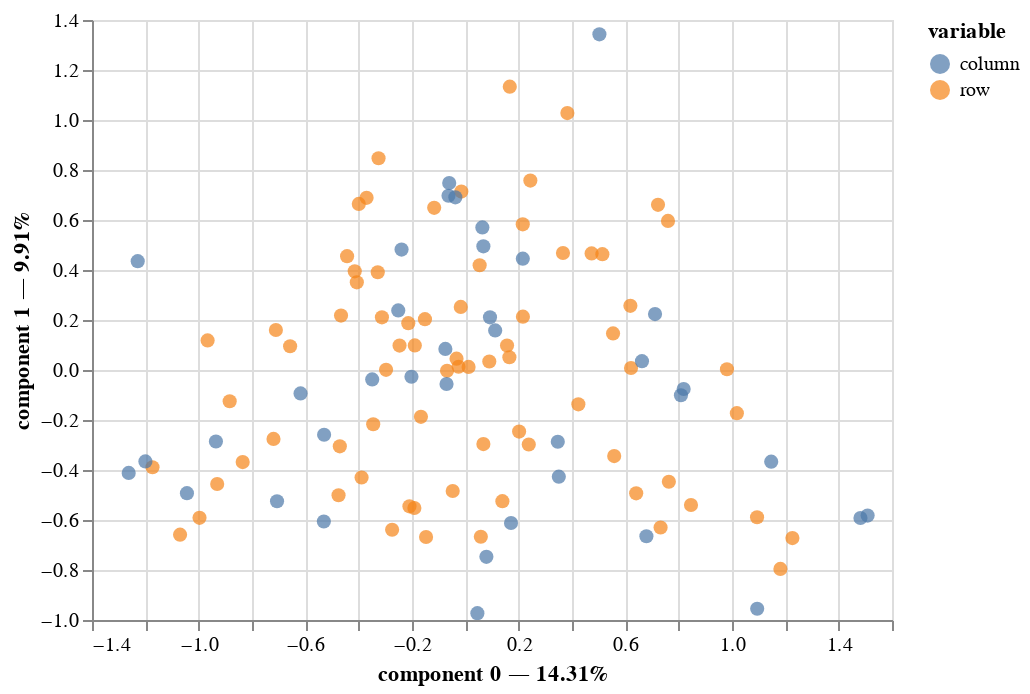

Notebook cell for this chart:
### Code cell
mca.plot(
    df2,
    x_component=0,
    y_component=1,
    show_column_markers=True,
    show_row_markers=True,
    show_column_labels=False,
    show_row_labels=False
)

### Figure 1 — Vega-Lite specification as saved in the notebook (floating-point values rounded to 4 significant figures)
{"config": {"view": {"continuousWidth": 400, "continuousHeight": 300}}, "layer": [{"data": {"name": "data-34d8edae7dfb577f52943629f30ab243"}, "mark": {"type": "circle", "size": 50}, "encoding": {"color": {"field": "variable", "type": "nominal"}, "tooltip": [{"field": "variable", "type": "nominal"}, {"field": "value", "type": "nominal"}, {"field": "component 0", "type": "quantitative"}, {"field": "component 1", "type": "quantitative"}], "x": {"axis": {"title": "component 0 — 14.31%"}, "field": "component 0", "scale": {"zero": false}, "type": "quantitative"}, "y": {"axis": {"title": "component 1 — 9.91%"}, "field": "component 1", "scale": {"zero": false}, "type": "quantitative"}}, "selection": {"selector003": {"type": "interval", "bind": "scales", "encodings": ["x", "y"]}}}, {"data": {"name": "data-a51915af464859033ca45ad8589dc1d2"}, "mark": {"type": "circle", "size": 50}, "encoding": {"color": {"field": "variable", "type": "nominal"}, "tooltip": [{"field": "variable", "type": "nominal"}, {"field": "value", "type": "nominal"}, {"field": "component 0", "type": "quantitative"}, {"field": "component 1", "type": "quantitative"}], "x": {"axis": {"title": "component 0 — 14.31%"}, "field": "component 0", "scale": {"zero": false}, "type": "quantitative"}, "y": {"axis": {"title": "component 1 — 9.91%"}, "field": "component 1", "scale": {"zero": false}, "type": "quantitative"}}}], "$schema": "https://vega.github.io/schema/vega-lite/v4.17.0.json", "datasets": {"data-34d8edae7dfb577f52943629f30ab243": [{"component 0": -0.1911, "component 1": -0.5521, "component 2": -0.5436, "component 3": -0.1768, "component 4": 0.6382, "component 5": -0.3095, "component 6": -0.1133, "variable": "row", "value": "0", "label": 0}, {"component 0": -0.6571, "component 1": 0.09502, "component 2": -0.1636, "component 3": 0.3901, "component 4": -0.03889, "component 5": -0.3866, "component 6": 0.5053, "variable": "row", "value": "1", "label": 1}, {"component 0": 0.7225, "component 1": 0.6607, "component 2": -0.1298, "component 3": 0.4843, "component 4": -0.4464, "component 5": -0.4379, "component 6": 0.5688, "variable": "row", "value": "2", "label": 2}, {"component 0": -0.4148, "component 1": 0.3947, "component 2": 1.104, "component 3": 0.6816, "component 4": -0.2596, "component 5": -0.2485, "component 6": -0.5405, "variable": "row", "value": "3", "label": 3}, {"component 0": -0.04734, "component 1": -0.4839, "component 2": -0.2318, "component 3": -0.7093, "component 4": 0.02239, "component 5": -0.2484, "component 6": -0.3995, "variable": "row", "value": "4", "label": 4}, {"component 0": 0.7599, "component 1": 0.5964, "component 2": 0.05617, "component 3": 0.6442, "component 4": -0.3722, "component 5": -0.3773, "component 6": 0.2691, "variable": "row", "value": "5", "label": 5}, {"component 0": 0.6407, "component 1": -0.4933, "component 2": 0.5863, "component 3": 0.09891, "component 4": -0.8184, "component 5": 0.1228, "component 6": -0.3703, "variable": "row", "value": "6", "label": 6}, {"component 0": 0.08985, "component 1": 0.03389, "component 2": 0.1035, "component 3": -0.4464, "component 4": 0.08913, "component 5": 0.2788, "component 6": 0.8407, "variable": "row", "value": "7", "label": 7}, {"component 0": 0.216, "component 1": 0.2133, "component 2": 0.3224, "component 3": 0.1112, "component 4": 0.1775, "component 5": 0.3381, "component 6": 0.7789, "variable": "row", "value": "8", "label": 8}, {"component 0": -0.2096, "component 1": -0.5453, "component 2": -0.465, "component 3": -0.1771, "component 4": -0.155, "component 5": 0.1913, "component 6": -0.1061, "variable": "row", "value": "9", "label": 9}, {"component 0": 0.554, "component 1": 0.1463, "component 2": 0.5386, "component 3": 0.1584, "component 4": 0.1979, "component 5": -0.4229, "component 6": -0.004974, "variable": "row", "value": "10", "label": 10}, {"component 0": 0.2438, "component 1": 0.7578, "component 2": -0.4085, "component 3": 0.4333, "component 4": 0.06931, "component 5": 0.06095, "component 6": -0.1728, "variable": "row", "value": "11", "label": 11}, {"component 0": 0.619, "component 1": 0.2567, "component 2": 0.2129, "component 3": -0.1907, "component 4": -0.2554, "component 5": -0.3857, "component 6": 0.2051, "variable": "row", "value": "12", "label": 12}, {"component 0": 0.2379, "component 1": -0.2979, "component 2": -0.3047, "component 3": 0.4347, "component 4": -0.2865, "component 5": 0.1654, "component 6": -0.266, "variable": "row", "value": "13", "label": 13}, {"component 0": -0.1473, "component 1": -0.668, "component 2": -0.4936, "component 3": -0.05376, "component 4": -0.3783, "component 5": 0.3755, "component 6": -0.2498, "variable": "row", "value": "14", "label": 14}, {"component 0": -0.9968, "component 1": -0.5914, "component 2": 0.3647, "component 3": 0.4287, "component 4": -0.1585, "component 5": -0.01506, "component 6": 0.1499, "variable": "row", "value": "15", "label": 15}, {"component 0": 0.01212, "component 1": 0.01234, "component 2": -0.516, "component 3": -0.4497, "component 4": -0.14, "component 5": 0.1545, "component 6": 0.4493, "variable": "row", "value": "16", "label": 16}, {"component 0": 0.7322, "component 1": -0.6302, "component 2": 0.01838, "component 3": -0.1981, "component 4": 0.568, "component 5": -0.7007, "component 6": -0.15, "variable": "row", "value": "17", "label": 17}, {"component 0": 0.2016, "component 1": -0.2464, "component 2": -0.3556, "component 3": 0.6584, "component 4": -0.2647, "component 5": 0.4799, "component 6": -0.1769, "variable": "row", "value": "18", "label": 18}, {"component 0": -1.173, "component 1": -0.389, "component 2": 0.6111, "component 3": 0.5307, "component 4": 0.3567, "component 5": -0.2594, "component 6": -0.2165, "variable": "row", "value": "19", "label": 19}, {"component 0": 0.4736, "component 1": 0.4662, "component 2": -0.2423, "component 3": 0.3342, "component 4": 0.04467, "component 5": 0.09003, "component 6": -0.05107, "variable": "row", "value": "20", "label": 20}, {"component 0": -0.2468, "component 1": 0.09757, "component 2": 0.03121, "component 3": 0.3509, "component 4": -0.5375, "component 5": -0.4797, "component 6": -0.6043, "variable": "row", "value": "21", "label": 21}, {"component 0": 0.9811, "component 1": 0.003045, "component 2": 0.2639, "component 3": 0.05196, "component 4": 1.274, "component 5": -0.3728, "component 6": -0.1628, "variable": "row", "value": "22", "label": 22}, {"component 0": -0.3703, "component 1": 0.6886, "component 2": -0.6787, "component 3": 0.08714, "component 4": 0.121, "component 5": 0.07909, "component 6": -0.03514, "variable": "row", "value": "23", "label": 23}, {"component 0": 1.018, "component 1": -0.1726, "component 2": -0.3038, "component 3": 0.1399, "component 4": -0.1773, "component 5": 0.04735, "component 6": 0.3654, "variable": "row", "value": "24", "label": 24}, {"component 0": -0.02542, "component 1": 0.01285, "component 2": -0.199, "component 3": -0.5386, "component 4": -0.09332, "component 5": -0.1126, "component 6": -0.4406, "variable": "row", "value": "25", "label": 25}, {"component 0": -0.3128, "component 1": 0.2105, "component 2": -0.7787, "component 3": 0.4656, "component 4": -0.2217, "component 5": -0.2549, "component 6": 0.4164, "variable": "row", "value": "26", "label": 26}, {"component 0": -0.03302, "component 1": 0.04531, "component 2": -0.2813, "component 3": 0.06639, "component 4": 0.4931, "component 5": 0.4062, "component 6": 0.1018, "variable": "row", "value": "27", "label": 27}, {"component 0": -0.2746, "component 1": -0.6389, "component 2": -0.2339, "component 3": -0.5597, "component 4": -0.6665, "component 5": 0.1597, "component 6": -0.1968, "variable": "row", "value": "28", "label": 28}, {"component 0": 0.8462, "component 1": -0.5402, "component 2": -0.4772, "component 3": 0.5922, "component 4": 0.2463, "component 5": 0.4235, "component 6": -0.5243, "variable": "row", "value": "29", "label": 29}, {"component 0": -0.2973, "component 1": 0.0005964, "component 2": -0.1793, "component 3": -0.367, "component 4": -0.0367, "component 5": -0.5699, "component 6": 0.4949, "variable": "row", "value": "30", "label": 30}, {"component 0": 0.05367, "component 1": 0.4191, "component 2": 0.4086, "component 3": -0.3286, "component 4": -0.3389, "component 5": 0.2704, "component 6": -0.4258, "variable": "row", "value": "31", "label": 31}, {"component 0": -0.06863, "component 1": -0.003247, "component 2": -0.6201, "component 3": 0.2895, "component 4": -0.5626, "component 5": -0.1009, "component 6": -0.09928, "variable": "row", "value": "32", "label": 32}, {"component 0": -1.07, "component 1": -0.6586, "component 2": -0.0708, "component 3": 0.3699, "component 4": 0.1403, "component 5": -0.5123, "component 6": 0.3037, "variable": "row", "value": "33", "label": 33}, {"component 0": 0.1667, "component 1": 1.133, "component 2": -0.3259, "component 3": -0.09359, "component 4": -0.219, "component 5": -0.08727, "component 6": -0.403, "variable": "row", "value": "34", "label": 34}, {"component 0": -0.01499, "component 1": 0.7135, "component 2": 0.08711, "component 3": -0.2315, "component 4": 0.1027, "component 5": -0.1036, "component 6": -0.434, "variable": "row", "value": "35", "label": 35}, {"component 0": -0.1894, "component 1": 0.09822, "component 2": 0.3537, "component 3": -0.3941, "component 4": -0.1193, "component 5": 0.4055, "component 6": 0.1812, "variable": "row", "value": "36", "label": 36}, {"component 0": -0.8837, "component 1": -0.1252, "component 2": 0.2533, "component 3": -0.2445, "component 4": -0.02972, "component 5": -0.5694, "component 6": 0.0706, "variable": "row", "value": "37", "label": 37}, {"component 0": -0.7194, "component 1": -0.2758, "component 2": -0.6528, "component 3": 0.5832, "component 4": 0.109, "component 5": 0.1261, "component 6": 0.02906, "variable": "row", "value": "38", "label": 38}, {"component 0": 0.5583, "component 1": -0.3443, "component 2": -0.0501, "component 3": -0.2174, "component 4": -0.2622, "component 5": 0.5573, "component 6": 0.04651, "variable": "row", "value": "39", "label": 39}, {"component 0": 0.5139, "component 1": 0.4633, "component 2": -0.1135, "component 3": 0.3195, "component 4": -0.3644, "component 5": 0.24, "component 6": 0.2279, "variable": "row", "value": "40", "label": 40}, {"component 0": 0.3662, "component 1": 0.468, "component 2": -0.211, "component 3": -0.3271, "component 4": 0.2434, "component 5": 0.5656, "component 6": -0.03076, "variable": "row", "value": "41", "label": 41}, {"component 0": -0.9664, "component 1": 0.1182, "component 2": 0.7974, "component 3": 0.8636, "component 4": 0.2947, "component 5": 0.3822, "component 6": 0.2343, "variable": "row", "value": "42", "label": 42}, {"component 0": -0.01716, "component 1": 0.2522, "component 2": 0.4542, "component 3": -0.2722, "component 4": 0.01754, "component 5": -0.2488, "component 6": -0.4752, "variable": "row", "value": "43", "label": 43}, {"component 0": 1.181, "component 1": -0.7956, "component 2": 0.2723, "component 3": 0.145, "component 4": 0.131, "component 5": 0.174, "component 6": -0.1708, "variable": "row", "value": "44", "label": 44}, {"component 0": 0.7632, "component 1": -0.447, "component 2": 0.3309, "component 3": -0.2586, "component 4": -0.4297, "component 5": 0.1734, "component 6": 0.04112, "variable": "row", "value": "45", "label": 45}, {"component 0": -0.1514, "component 1": 0.2034, "component 2": 0.04837, "component 3": -0.4608, "component 4": -0.0282, "component 5": -0.234, "component 6": 0.508, "variable": "row", "value": "46", "label": 46}, {"component 0": -0.3255, "component 1": 0.847, "component 2": -0.1693, "component 3": -0.1455, "component 4": 0.2611, "component 5": -0.05566, "component 6": -0.1372, "variable": "row", "value": "47", "label": 47}, {"component 0": 0.6213, "component 1": 0.008023, "component 2": 0.3628, "component 3": -0.2772, "component 4": -0.7617, "component 5": -0.4639, "component 6": 0.4992, "variable": "row", "value": "48", "label": 48}, {"component 0": -0.4662, "component 1": 0.2175, "component 2": 0.8184, "component 3": 0.2169, "component 4": 0.5532, "component 5": 0.8113, "component 6": 0.1362, "variable": "row", "value": "49", "label": 49}, {"component 0": 1.094, "component 1": -0.5892, "component 2": 0.3296, "component 3": 0.2117, "component 4": 0.5007, "component 5": -0.6339, "component 6": 0.5269, "variable": "row", "value": "50", "label": 50}, {"component 0": 0.3826, "component 1": 1.028, "component 2": 0.07605, "component 3": 0.3144, "component 4": -0.001115, "component 5": -0.2623, "component 6": -0.2684, "variable": "row", "value": "51", "label": 51}, {"component 0": 0.1564, "component 1": 0.0978, "component 2": 0.2677, "component 3": -0.3231, "component 4": 0.05895, "component 5": 0.1077, "component 6": 0.9995, "variable": "row", "value": "52", "label": 52}, {"component 0": 0.4238, "component 1": -0.1373, "component 2": -0.109, "component 3": -0.3629, "component 4": 0.5798, "component 5": 0.05283, "component 6": -0.7397, "variable": "row", "value": "53", "label": 53}, {"component 0": -0.9306, "component 1": -0.4559, "component 2": 0.1167, "component 3": -0.2226, "component 4": -0.365, "component 5": -0.5756, "component 6": 0.1194, "variable": "row", "value": "54", "label": 54}, {"component 0": -0.8349, "component 1": -0.3684, "component 2": -0.7079, "component 3": 0.2719, "component 4": 0.2545, "component 5": -0.206, "component 6": -0.0364, "variable": "row", "value": "55", "label": 55}, {"component 0": -0.2139, "component 1": 0.1874, "component 2": -0.2749, "component 3": -0.375, "component 4": 0.04929, "component 5": 0.3462, "component 6": 0.0461, "variable": "row", "value": "56", "label": 56}, {"component 0": -0.1168, "component 1": 0.6486, "component 2": -0.132, "component 3": -0.3339, "component 4": 0.0307, "component 5": 0.1655, "component 6": -0.3322, "variable": "row", "value": "57", "label": 57}, {"component 0": 0.2153, "component 1": 0.5827, "component 2": 0.1207, "component 3": -0.348, "component 4": 0.072, "component 5": -0.01232, "component 6": -0.09622, "variable": "row", "value": "58", "label": 58}, {"component 0": -0.4434, "component 1": 0.4554, "component 2": -0.05191, "component 3": -0.6814, "component 4": 0.1966, "component 5": -0.228, "component 6": -0.218, "variable": "row", "value": "59", "label": 59}, {"component 0": 0.1652, "component 1": 0.05108, "component 2": -0.02113, "component 3": -0.3413, "component 4": 0.5404, "component 5": -0.1979, "component 6": -0.4462, "variable": "row", "value": "60", "label": 60}, {"component 0": 0.05812, "component 1": -0.6668, "component 2": 0.7624, "component 3": 0.04855, "component 4": -0.6836, "component 5": 0.009733, "component 6": -0.4128, "variable": "row", "value": "61", "label": 61}, {"component 0": -0.1665, "component 1": -0.1873, "component 2": -0.2443, "component 3": 0.4328, "component 4": -0.1913, "component 5": 0.2073, "component 6": -0.2018, "variable": "row", "value": "62", "label": 62}, {"component 0": -0.3995, "component 1": 0.6644, "component 2": 0.6419, "component 3": -0.07557, "component 4": 0.1171, "component 5": 0.5915, "component 6": 0.1058, "variable": "row", "value": "63", "label": 63}, {"component 0": -0.7104, "component 1": 0.1601, "component 2": 0.2553, "component 3": -0.1124, "component 4": 0.2433, "component 5": -0.5281, "component 6": -0.3263, "variable": "row", "value": "64", "label": 64}, {"component 0": -0.3455, "component 1": -0.2168, "component 2": 0.2748, "component 3": 0.04109, "component 4": 0.18, "component 5": 0.8528, "component 6": 0.2471, "variable": "row", "value": "65", "label": 65}, {"component 0": -0.4707, "component 1": -0.3053, "component 2": 0.05995, "component 3": -0.2214, "component 4": 0.2324, "component 5": 0.2131, "component 6": 0.2874, "variable": "row", "value": "66", "label": 66}, {"component 0": -0.3284, "component 1": 0.3909, "component 2": -0.2865, "component 3": -0.2962, "component 4": -0.06743, "component 5": -0.2536, "component 6": -0.02583, "variable": "row", "value": "67", "label": 67}, {"component 0": -0.4069, "component 1": 0.3506, "component 2": -0.1861, "component 3": 0.04742, "component 4": 0.03639, "component 5": 0.7057, "component 6": 0.007489, "variable": "row", "value": "68", "label": 68}, {"component 0": -0.4755, "component 1": -0.5009, "component 2": 0.345, "component 3": -0.8192, "component 4": -0.3944, "component 5": 0.3353, "component 6": -0.2119, "variable": "row", "value": "69", "label": 69}, {"component 0": 0.139, "component 1": -0.5246, "component 2": 0.05281, "component 3": -0.2571, "component 4": 0.678, "component 5": 0.2012, "component 6": 0.2412, "variable": "row", "value": "70", "label": 70}, {"component 0": 0.06768, "component 1": -0.2963, "component 2": -0.1829, "component 3": -0.3849, "component 4": -0.1975, "component 5": -0.087, "component 6": 0.4673, "variable": "row", "value": "71", "label": 71}, {"component 0": 1.227, "component 1": -0.6723, "component 2": 0.04943, "component 3": 0.4052, "component 4": 0.2524, "component 5": 0.05052, "component 6": -0.1364, "variable": "row", "value": "72", "label": 72}, {"component 0": -0.3891, "component 1": -0.4302, "component 2": -0.3562, "component 3": 0.57, "component 4": 0.1501, "component 5": 0.02431, "component 6": -0.06159, "variable": "row", "value": "73", "label": 73}], "data-a51915af464859033ca45ad8589dc1d2": [{"component 0": 0.3467, "component 1": -0.287, "component 2": -0.4673, "component 3": 0.8751, "component 4": -0.3947, "component 5": 0.2616, "component 6": -0.3056, "variable": "column", "value": "ESTRATO_I", "label": "ESTRATO_I"}, {"component 0": 0.06766, "component 1": 0.4947, "component 2": -0.2932, "component 3": -0.4306, "component 4": 0.64, "component 5": -0.2669, "component 6": -0.5071, "variable": "column", "value": "ESTRATO_II", "label": "ESTRATO_II"}, {"component 0": -0.07049, "component 1": -0.05612, "component 2": -0.06941, "component 3": -0.2522, "component 4": -0.2403, "component 5": -0.4712, "component 6": 1.285, "variable": "column", "value": "ESTRATO_III", "label": "ESTRATO_III"}, {"component 0": 0.04514, "component 1": -0.9725, "component 2": 0.5811, "component 3": -0.3211, "component 4": -0.9247, "component 5": 0.7909, "component 6": -0.4514, "variable": "column", "value": "ESTRATO_IV", "label": "ESTRATO_IV"}, {"component 0": -1.229, "component 1": 0.4355, "component 2": 2.014, "component 3": 1.164, "component 4": 0.5705, "component 5": 0.7176, "component 6": -0.17, "variable": "column", "value": "ESTRATO_V", "label": "ESTRATO_V"}, {"component 0": -0.7061, "component 1": -0.5252, "component 2": -0.6363, "component 3": 0.4775, "component 4": -0.176, "component 5": 0.129, "component 6": 0.02749, "variable": "column", "value": " A: Facilidad para aprender cosas nuevas_ALTO", "label": " A: Facilidad para aprender cosas nuevas_ALTO"}, {"component 0": 0.8187, "component 1": -0.07608, "component 2": 0.007791, "component 3": -0.1788, "component 4": 0.1861, "component 5": -0.1295, "component 6": 0.7299, "variable": "column", "value": " A: Facilidad para aprender cosas nuevas_BAJO", "label": " A: Facilidad para aprender cosas nuevas_BAJO"}, {"component 0": -0.2392, "component 1": 0.4817, "component 2": 0.4874, "component 3": -0.1992, "component 4": -0.04238, "component 5": 0.02436, "component 6": -0.7243, "variable": "column", "value": " A: Facilidad para aprender cosas nuevas_MEDIO", "label": " A: Facilidad para aprender cosas nuevas_MEDIO"}, {"component 0": -1.262, "component 1": -0.4115, "component 2": -0.03143, "component 3": 1.061, "component 4": 0.3442, "component 5": -0.5085, "component 6": 0.08274, "variable": "column", "value": "B: Memoria y atenciÃ³n_ALTO", "label": "B: Memoria y atenciÃ³n_ALTO"}, {"component 0": 0.8086, "component 1": -0.1008, "component 2": 0.2872, "component 3": 0.272, "component 4": 0.1673, "component 5": 0.0639, "component 6": 0.1956, "variable": "column", "value": "B: Memoria y atenciÃ³n_BAJO", "label": "B: Memoria y atenciÃ³n_BAJO"}, {"component 0": -0.2515, "component 1": 0.2382, "component 2": -0.241, "component 3": -0.6248, "component 4": -0.2722, "component 5": 0.1287, "component 6": -0.202, "variable": "column", "value": "B: Memoria y atenciÃ³n_MEDIO", "label": "B: Memoria y atenciÃ³n_MEDIO"}, {"component 0": -0.9353, "component 1": -0.2859, "component 2": 0.07787, "component 3": 0.5152, "component 4": 0.2731, "component 5": 0.2641, "component 6": 0.1741, "variable": "column", "value": "C: Relacionar tu experiencias con lo que aprendes_ALTO", "label": "C: Relacionar tu experiencias con lo que aprendes_ALTO"}, {"component 0": 0.6624, "component 1": 0.03533, "component 2": 0.02268, "component 3": 0.596, "component 4": -0.08206, "component 5": -0.2199, "component 6": -0.1479, "variable": "column", "value": "C: Relacionar tu experiencias con lo que aprendes_BAJO", "label": "C: Relacionar tu experiencias con lo que aprendes_BAJO"}, {"component 0": 0.112, "component 1": 0.1582, "component 2": -0.06707, "component 3": -0.7746, "component 4": -0.1153, "component 5": -0.007239, "component 6": -0.00264, "variable": "column", "value": "C: Relacionar tu experiencias con lo que aprendes_MEDIO", "label": "C: Relacionar tu experiencias con lo que aprendes_MEDIO"}, {"component 0": -0.5307, "component 1": -0.6062, "component 2": -0.3753, "component 3": -0.1134, "component 4": -0.09458, "component 5": -0.3919, "component 6": -0.1656, "variable": "column", "value": "D: Autoestima_ALTO", "label": "D: Autoestima_ALTO"}, {"component 0": 1.147, "component 1": -0.3666, "component 2": 0.6181, "component 3": 0.2009, "component 4": -0.5083, "component 5": -0.3648, "component 6": 0.5353, "variable": "column", "value": "D: Autoestima_BAJO", "label": "D: Autoestima_BAJO"}, {"component 0": -0.03749, "component 1": 0.6908, "component 2": 0.05797, "component 3": 0.0113, "component 4": 0.3051, "component 5": 0.5025, "component 6": -0.08932, "variable": "column", "value": "D: Autoestima_MEDIO", "label": "D: Autoestima_MEDIO"}, {"component 0": -0.6179, "component 1": -0.09368, "component 2": -0.202, "component 3": -0.1305, "component 4": 0.1094, "component 5": 0.1402, "component 6": 0.3003, "variable": "column", "value": "E: Actitud hacia el Aprendizaje_ALTO", "label": "E: Actitud hacia el Aprendizaje_ALTO"}, {"component 0": 1.509, "component 1": -0.5823, "component 2": 0.7656, "component 3": 0.1324, "component 4": 1.77, "component 5": -1.505, "component 6": 0.1463, "variable": "column", "value": "E: Actitud hacia el Aprendizaje_BAJO", "label": "E: Actitud hacia el Aprendizaje_BAJO"}, {"component 0": 0.7114, "component 1": 0.2237, "component 2": 0.1937, "component 3": 0.1768, "component 4": -0.4169, "component 5": 0.004698, "component 6": -0.4714, "variable": "column", "value": "E: Actitud hacia el Aprendizaje_MEDIO", "label": "E: Actitud hacia el Aprendizaje_MEDIO"}, {"component 0": -0.3493, "component 1": -0.03778, "component 2": 0.1443, "component 3": -0.08921, "component 4": -0.1897, "component 5": 0.1286, "component 6": 0.0662, "variable": "column", "value": "F: Ambiente Familiar para estudiar_ALTO", "label": "F: Ambiente Familiar para estudiar_ALTO"}, {"component 0": 1.094, "component 1": -0.9552, "component 2": -0.02434, "component 3": -0.1918, "component 4": 1.138, "component 5": -0.3192, "component 6": -0.4802, "variable": "column", "value": "F: Ambiente Familiar para estudiar_BAJO", "label": "F: Ambiente Familiar para estudiar_BAJO"}, {"component 0": 0.5028, "component 1": 1.343, "component 2": -0.721, "component 3": 0.694, "component 4": -0.3799, "component 5": -0.2855, "component 6": 0.2319, "variable": "column", "value": "F: Ambiente Familiar para estudiar_MEDIO", "label": "F: Ambiente Familiar para estudiar_MEDIO"}, {"component 0": -0.2021, "component 1": -0.02683, "component 2": 0.6345, "component 3": -0.2088, "component 4": 0.1582, "component 5": 1.108, "component 6": 0.7101, "variable": "column", "value": "G: Ansiedad acadÃ©mica_ALTO", "label": "G: Ansiedad acadÃ©mica_ALTO"}, {"component 0": 0.1713, "component 1": -0.6119, "component 2": -0.4784, "component 3": 0.2807, "component 4": 0.07555, "component 5": 0.03763, "component 6": -0.2343, "variable": "column", "value": "G: Ansiedad acadÃ©mica_BAJO", "label": "G: Ansiedad acadÃ©mica_BAJO"}, {"component 0": -0.06312, "component 1": 0.6968, "component 2": 0.1321, "component 3": -0.1805, "component 4": -0.1835, "component 5": -0.7396, "component 6": -0.1867, "variable": "column", "value": "G: Ansiedad acadÃ©mica_MEDIO", "label": "G: Ansiedad acadÃ©mica_MEDIO"}, {"component 0": -1.2, "component 1": -0.3656, "component 2": 1.086, "component 3": 0.5714, "component 4": -0.2432, "component 5": -0.7723, "component 6": -0.4367, "variable": "column", "value": "H: Recursos Educativos_ALTO", "label": "H: Recursos Educativos_ALTO"}, {"component 0": 0.3505, "component 1": -0.4268, "component 2": 0.02805, "component 3": -0.1066, "component 4": 0.226, "component 5": 0.3976, "component 6": -0.07415, "variable": "column", "value": "H: Recursos Educativos_BAJO", "label": "H: Recursos Educativos_BAJO"}, {"component 0": 0.06388, "component 1": 0.5702, "component 2": -0.4143, "component 3": -0.09272, "component 4": -0.147, "component 5": -0.1363, "component 6": 0.2315, "variable": "column", "value": "H: Recursos Educativos_MEDIO", "label": "H: Recursos Educativos_MEDIO"}, {"component 0": -0.5296, "component 1": -0.2591, "component 2": -0.1127, "component 3": -0.4062, "component 4": 0.2343, "component 5": 0.03155, "component 6": -0.008014, "variable": "column", "value": "I: Mentalidad para superar adversidades_ALTO", "label": "I: Mentalidad para superar adversidades_ALTO"}, {"component 0": 1.482, "component 1": -0.5918, "component 2": -0.1755, "component 3": 0.1401, "component 4": 0.7892, "component 5": 0.5204, "component 6": -0.4745, "variable": "column", "value": "I: Mentalidad para superar adversidades_BAJO", "label": "I: Mentalidad para superar adversidades_BAJO"}, {"component 0": 0.2155, "component 1": 0.4453, "component 2": 0.1725, "component 3": 0.4224, "component 4": -0.4681, "component 5": -0.1699, "component 6": 0.1315, "variable": "column", "value": "I: Mentalidad para superar adversidades_MEDIO", "label": "I: Mentalidad para superar adversidades_MEDIO"}, {"component 0": -1.044, "component 1": -0.4928, "component 2": -0.05968, "component 3": -0.1781, "component 4": 0.1731, "component 5": -0.6556, "component 6": 0.01692, "variable": "column", "value": "K: Regularidad en el estudio_ALTO", "label": "K: Regularidad en el estudio_ALTO"}, {"component 0": 0.679, "component 1": -0.6648, "component 2": -0.1035, "component 3": -0.1658, "component 4": -0.4253, "component 5": 0.09161, "component 6": -0.03182, "variable": "column", "value": "K: Regularidad en el estudio_BAJO", "label": "K: Regularidad en el estudio_BAJO"}, {"component 0": -0.06043, "component 1": 0.7478, "component 2": 0.1087, "component 3": 0.2116, "component 4": 0.2564, "component 5": 0.2258, "component 6": 0.01738, "variable": "column", "value": "K: Regularidad en el estudio_MEDIO", "label": "K: Regularidad en el estudio_MEDIO"}, {"component 0": 0.09247, "component 1": 0.2107, "component 2": -0.9486, "component 3": 0.3561, "component 4": -0.1318, "component 5": 0.3454, "component 6": -0.1387, "variable": "column", "value": "Categoria_Alto", "label": "Categoria_Alto"}, {"component 0": 0.07897, "component 1": -0.7475, "component 2": 0.805, "component 3": -0.6125, "component 4": -0.9835, "component 5": -0.2585, "component 6": -0.3647, "variable": "column", "value": "Categoria_Bajo", "label": "Categoria_Bajo"}, {"component 0": -0.07489, "component 1": 0.08443, "component 2": 0.3241, "component 3": -0.03635, "component 4": 0.3462, "component 5": -0.1275, "component 6": 0.18, "variable": "column", "value": "Categoria_Medio", "label": "Categoria_Medio"}]}}
